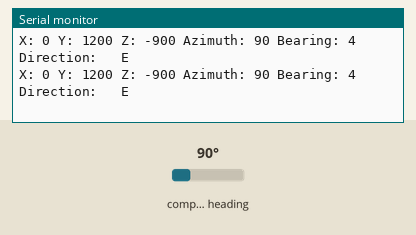
This sketch was run on a simulated Arduino Mega 2560, built with avr-gcc and run on an emulated ATmega2560. On the bench: the last lines printed to the serial monitor. The test bench sets the inputs (shaded band); at power-on: compass heading 90°.

Above: at 6.2 s.
6.3 s: compass heading set to 7°
At 6.72 s:
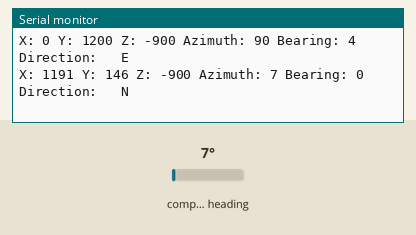
8.5 s: compass heading set to 180°
At 8.74 s:
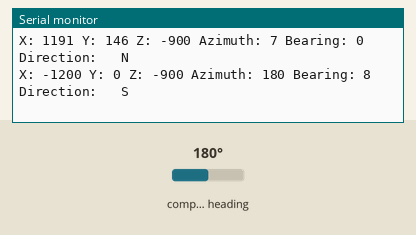
10.5 s: compass heading set to 269°
At 10.76 s:
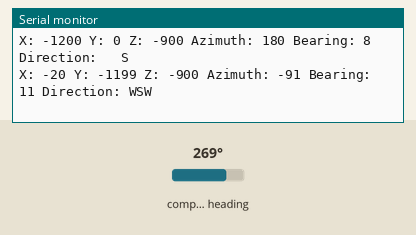
12.5 s: compass heading set to 352°
At 12.78 s:
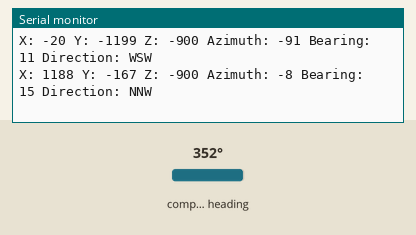

The sketch:

M80GPS_wCompass.ino
```cpp
#include <TinyGPS++.h>
#include <Wire.h>
#include <QMC5883LCompass.h>

TinyGPSPlus gps;
QMC5883LCompass compass;

void setup() {
  Serial.begin(115200); // Start serial communication with the computer
  Serial1.begin(9600); // Start Serial1 to communicate with GPS module

  Wire.begin(); // Initialize I2C for compass, if needed
  compass.init();
  Serial.println("This will provide calibration settings for your QMC5883L chip. When prompted, move the magnetometer in all directions until the calibration is complete.");
  Serial.println("Calibration will begin in 5 seconds.");
  delay(5000);
  Serial.println("CALIBRATING. Keep moving your sensor...");
  compass.calibrate();

// compass.setCalibrationOffsets(-1989.00, 1456.00, 1197.00);
// compass.setCalibrationScales(1.01, 1.16, 0.87);

// 2/26 Newest
// compass.setCalibrationOffsets(-410.00, 289.00, -841.00);
// compass.setCalibrationScales(1.03, 0.91, 1.08);

  Serial.println("DONE. Copy the lines below and paste it into your projects sketch.);");
  Serial.println();
  Serial.print("compass.setCalibrationOffsets(");
  Serial.print(compass.getCalibrationOffset(0));
  Serial.print(", ");
  Serial.print(compass.getCalibrationOffset(1));
  Serial.print(", ");
  Serial.print(compass.getCalibrationOffset(2));
  Serial.println(");");
  Serial.print("compass.setCalibrationScales(");
  Serial.print(compass.getCalibrationScale(0));
  Serial.print(", ");
  Serial.print(compass.getCalibrationScale(1));
  Serial.print(", ");
  Serial.print(compass.getCalibrationScale(2));
  Serial.println(");");

}

void loop() {
  readCompassData();
  // while (Serial1.available() > 0)
  //   if (gps.encode(Serial1.read()))
  //     displayGPSData();

  // if (millis() > 5000 && gps.charsProcessed() < 10)
  // {
  //   Serial.println(F("No GPS detected: check wiring."));
  //   while(true);
  // }
  Serial.println();

	delay(250);
}

void readCompassData(){
  int x, y, z, a, b;
	char myArray[3];

	compass.read();

	x = compass.getX();
	y = compass.getY();
	z = compass.getZ();

	a = compass.getAzimuth();

	b = compass.getBearing(a);

	compass.getDirection(myArray, a);


	Serial.print("X: ");
	Serial.print(x);

	Serial.print(" Y: ");
	Serial.print(y);

	Serial.print(" Z: ");
	Serial.print(z);

	Serial.print(" Azimuth: ");
	Serial.print(a);

	Serial.print(" Bearing: ");
	Serial.print(b);

	Serial.print(" Direction: ");
	Serial.print(myArray[0]);
	Serial.print(myArray[1]);
	Serial.print(myArray[2]);
}

void displayGPSData() {
  if (gps.location.isValid()) {
    Serial.print("Latitude: ");
    Serial.println(gps.location.lat(), 6); // 6 decimal places
    Serial.print("Longitude: ");
    Serial.println(gps.location.lng(), 6);
  } else {
    Serial.println("Location: Not Available");
  }

  if (gps.altitude.isValid()) {
    Serial.print("Altitude: ");
    Serial.print(gps.altitude.meters());
    Serial.println(" meters");
  } else {
    Serial.println("Altitude: Not Available");
  }

  if (gps.satellites.isValid()) {
    Serial.print("Satellites: ");
    Serial.println(gps.satellites.value());
  } else {
    Serial.println("Satellites: Not Available");
  }

  if (gps.date.isValid()) {
    Serial.print("Date: ");
    Serial.print(gps.date.month());
    Serial.print("/");
    Serial.print(gps.date.day());
    Serial.print("/");
    Serial.println(gps.date.year());
  } else {
    Serial.println("Date: Not Available");
  }

  if (gps.time.isValid()) {
    Serial.print("Time: ");
    Serial.print(gps.time.hour());
    Serial.print(":");
    Serial.print(gps.time.minute());
    Serial.print(":");
    Serial.println(gps.time.second());
  } else {
    Serial.println("Time: Not Available");
  }

  Serial.println();
  delay(1000); // Update rate
}
```

Measured:
- after the input at 6.3 s, the serial monitor: prints a new line after 0.24 s (image 1)
- after the input at 8.5 s, the serial monitor: prints a new line after 0.06 s (image 2)
- after the input at 10.5 s, the serial monitor: prints a new line after 0.08 s (image 3)
- after the input at 12.5 s, the serial monitor: prints a new line after 0.10 s (image 4)
